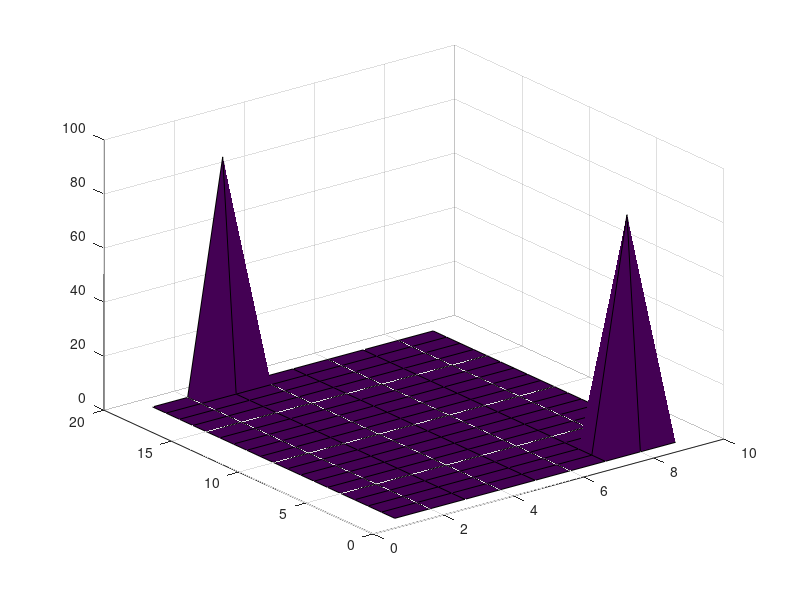

MATLAB code to generate this figure: (Note: this script raises an error after producing the figure.)

kx=-1; ky=1;
lx=2*pi/abs(kx); ly=2*pi/abs(ky); n=10;
x=linspace(0,lx,n); x=x(1:end-1);
y=linspace(0,ly,n+10); y=y(1:end-1);

[X,Y]=meshgrid(x,y);
Z=sin(X*kx*2+Y*ky);
%%
surf(X,Y,Z)

%%
plot(real(fft(Z(:,:)')))
%%
z=fft2(Z);
%%
surf(abs(z))

%% 1d naive
clc; clear;
cd /home/gesla/Documents/rotst-work/plq;
addpath /home/gesla/Documents/git/rotst2/scripts/source_for_mtb

% a=importdata("u960-256-128.dat"); 
a=importdata("evcReal-256-128-960-0.480000i.dat"); 

a=loadrs2(a,256,128);

vp=a.v;
pcolor(a.xc,a.zc,vp); shading interp; colormap(parula(6)); colorbar; 
%caxis([-max(max(abs(vp(2:end-1,2:end-1))))*0 max(max(abs(vp(2:end-1,2:end-1))))])

delta=0.4
r2=5/(1-delta)
% caxis([0 r2])

%%

tiledlayout(2,1); 
nexttile;
zz=fft(vp(:,:));
zz=zz./vecnorm(zz);
pcolor(log10(abs(zz(1:6,:)))); shading interp; colormap([parula(16)]); colorbar()

nexttile;
% a=loadrs2(a,256,128);

vp=a.v;
pcolor(a.xc,1-a.zc,vp); shading interp; colormap(parula(16)); colorbar; caxis([-1 1]*1e-2)
